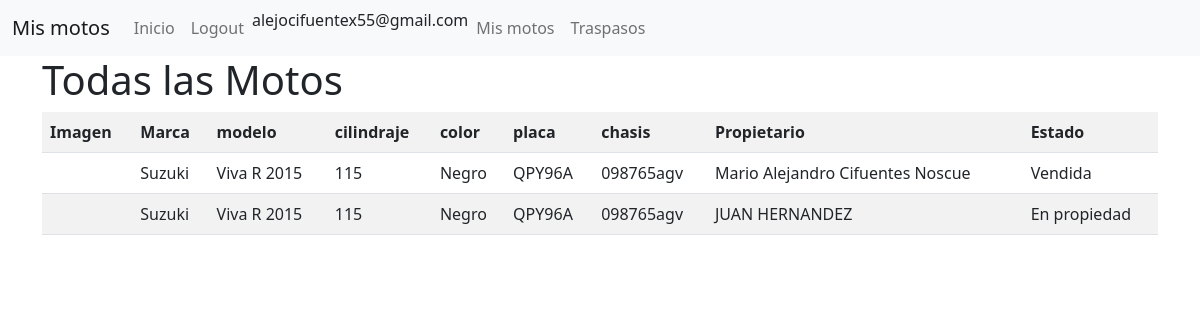
Screenshot of / (signed in) with the database file from the repository.
### apps/motos/models.py (models this page shows, shortened)
class Historial(models.Model):
    moto = models.ForeignKey(Moto, on_delete=models.PROTECT)
    propietario = models.ForeignKey(Persona, on_delete=models.PROTECT)
    estado = models.CharField(max_length=20, choices= estados, default='En propiedad')

class Moto(models.Model):
    marca = models.CharField(max_length=100)
    modelo = models.CharField(max_length=100)
    cilindraje = models.IntegerField()
    foto_moto = models.ImageField(upload_to='fotos_motos', null=True, blank=True)
    color = models.CharField(max_length=100)
    placa = models.CharField(unique=True, max_length=100)
    chasis = models.CharField(unique=True, max_length=100)

class Persona(models.Model):
    nombres = models.CharField(max_length=100)
    apellidos = models.CharField(max_length=100)
    foto  = models.ImageField(upload_to='fotos_usuarios', null=True, blank=True)
    cedula = models.IntegerField(unique=True)
    telefono = models.IntegerField(null=True, blank=True)
    dirección = models. CharField(max_length=100)
    ciudad = models.CharField(max_length=100)
    id_usuario = models.OneToOneField(User, on_delete=models.CASCADE)
    def __str__(self):
        return self.nombres + " " + self.apellidos

### apps/motos/views.py (the view)
# urls.py: path('', motos_view, name='motos'),
def motos_view(request):
    lista = Historial.objects.filter()
    return render(request, 'motos/motos.html', locals())

### templates/motos/motos.html
{% extends 'base.html' %} {% block contenido %}
<h1>Todas las Motos</h1>
<table class="table table-striped">
    <tr>
        <th>Imagen</th>
        <th>Marca</th>
        <th>modelo</th>
        <th>cilindraje</th>
        <th>color</th>
        <th>placa</th>
        <th>chasis</th>
        <th>Propietario</th>
        <th>Estado</th>
    </tr>
    {% for l in lista %}
    <tr>
        <td>{{ l.moto.fotos_motos }} <img src="/media/{{ object.fotos_motos }}" alt=""></td>
        <td>{{ l.moto.marca }}</td>
        <td>{{ l.moto.modelo }}</td>
        <td>{{ l.moto.cilindraje }}</td>
        <td>{{ l.moto.color }}</td>
        <td>{{ l.moto.placa }}</td>
        <td>{{ l.moto.chasis }}</td>
        <td>{{ l.propietario }}</td>
        <td>{{ l.estado }}</td>
    </tr>
    {% endfor %}
</table>
{% endblock contenido %}

### templates/base.html (shortened to what this page needs)
<!doctype html>
<html lang="en">
<head>
    <link rel="stylesheet" href="https://cdn.jsdelivr.net/npm/bootstrap@5.0.2/dist/css/bootstrap.min.css">
</head>
<body>
    <nav class="navbar navbar-expand-lg navbar-light bg-light">
        <div class="container-fluid">
            <a class="navbar-brand" href="{% url 'mis_motos'%}">Mis motos</a>
            <div class="collapse navbar-collapse" id="navbarSupportedContent">
                <ul class="navbar-nav me-auto mb-2 mb-lg-0">
                    <li class="nav-item">
                        <a class="nav-link" href="{% url 'motos' %}">Inicio</a>
                    </li>
                    <li class="nav-item">
                        {% if request.user.is_authenticated %}
                        <a class="nav-link" href="{% url 'logout' %}">Logout</a> {% else %}
                        <a class="nav-link" href="{% url 'login' %}">Login</a> {% endif %}
                    </li>
                    {% if request.user.is_authenticated %}
                    <li class="nav-item">{{ request.user }}</li>
                    {% else %}
                    <li class="nav-item">
                        <a class="nav-link" href="{% url 'registro' %}">Registrate</a>
                    </li>
                    {% endif %} {% if request.user.is_authenticated %}
                    <li class="nav-item">
                        <a class="nav-link" href="{% url 'mis_motos' %}">Mis motos</a>
                    </li>
                    <li class="nav-item">
                        <a class="nav-link" href="{% url 'traspasos' %}">Traspasos</a>
                    </li>
                    {% endif %}
                </ul>
            </div>
        </div>
    </nav>
    <div class="container">
        {% block contenido %} {% endblock contenido %}
    </div>
</body>
</html>

### rows the page displays
Historial: moto.marca "Suzuki", moto.modelo "Viva R 2015", moto.cilindraje "115", moto.color "Negro", moto.placa "QPY96A", moto.chasis "098765agv", propietario "Mario Alejandro Cifuentes Noscue", estado "Vendida"
Historial: moto.marca "Suzuki", moto.modelo "Viva R 2015", moto.cilindraje "115", moto.color "Negro", moto.placa "QPY96A", moto.chasis "098765agv", propietario "JUAN HERNANDEZ", estado "En propiedad"

### other values shown
{{ request.user }} "alejocifuentex55@gmail.com"
